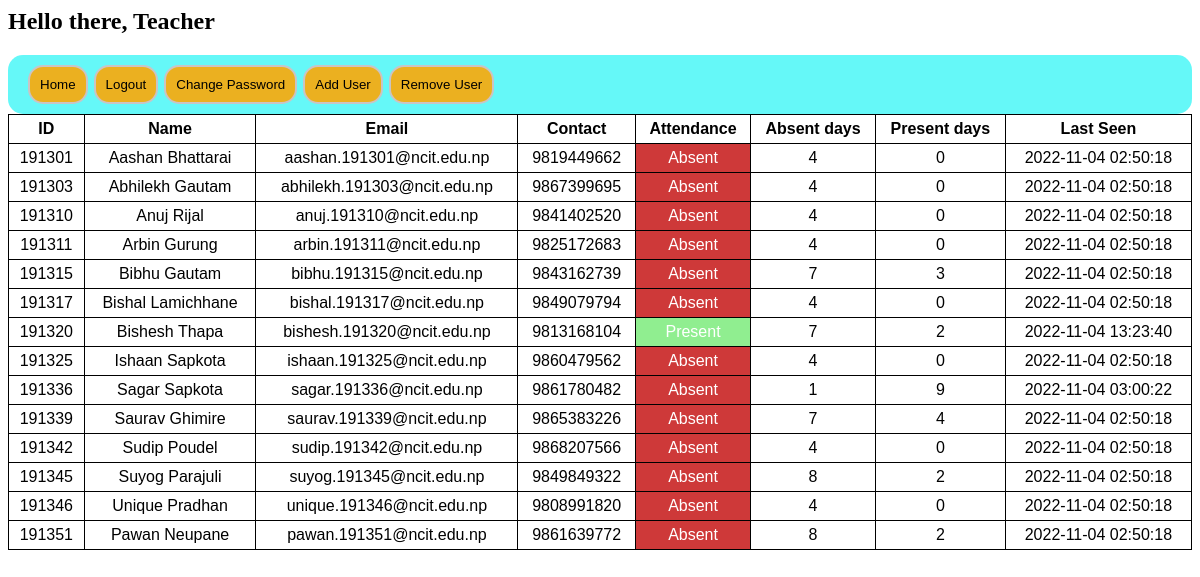
The app's page /Teacher/index.php (signed in) with its own data.
### tables this page shows
CREATE TABLE `tblStudent` (
  `ID` int(11) NOT NULL,
  `Name` varchar(30) NOT NULL,
  `Contact` varchar(10) DEFAULT NULL,
  `Email` varchar(30) NOT NULL,
  `Password` varchar(50) NOT NULL,
  `Attendance` varchar(7) DEFAULT 'Absent',
  `Absent` int(11) DEFAULT 0,
  `Present` int(11) DEFAULT 0,
  `Ldate` timestamp NOT NULL DEFAULT current_timestamp() ON UPDATE current_timestamp()
);

### Teacher/index.php (the view, shortened to what this page needs)
<?php
include '../config/db.php';
echo "<h2><b>Hello there, ".$_SESSION['Name']."</b><h2>";
?>
<!DOCTYPE html>
<html>
<head>
	<link rel="stylesheet" href="css/styleindex.css">
</head>
<body>
<header>
	<nav>
	<a href="index.php"><button type="button">Home</button></a>
	<a href="logout.php"><button type="button">Logout</button></a>
	<a href="changepw.php"><button type="button">Change Password</button></a>
	<a href="addUser.php"><button type="button">Add User</button></a>
	<a href="removeUser.php"><button type="button">Remove User</button></a>
	</nav>
</header>
<table>
	<tr>
		<th>ID</th>
		<th>Name</th>
		<th>Email</th>
		<th>Contact</th>
		<th>Attendance</th>
		<th>Absent days</th>
		<th>Present days</th>
		<th>Last Seen</th>
	</tr>
	<?php
		$sql="Select * from tblStudent order by ID ASC";
		$rs=$conn->query($sql);
		while($row=$rs->fetch_assoc()){
	?>
	<tr>
		<td><?php echo $row['ID'];?></td>
		<td><?php echo $row['Name'];?></td>
		<td><?php echo $row['Email'];?></td>
		<td><?php echo $row['Contact'];?></td>
		<?php
			if($row['Attendance']=="Present"){
		?>
		<td style=background:lightgreen;color:white;><?php echo $row['Attendance'];?></td>
		<?php
			}else{
		?>
		<td style=background:#ce3939;color:white;><?php echo $row['Attendance'];?></td>
		<?php
			}
		?>
		<td><?php echo $row['Absent'];?></td>
		<td><?php echo $row['Present'];?></td>
		<td><?php echo $row['Ldate'];?></td>
	</tr>
	<?php
	}
	?>
</body>
</html>

### Teacher/css/styleindex.css (style rules this page uses)
header { background-color: rgba(65, 247, 247, 0.808); padding: 10px; padding-left: 20px; border-radius: 15px; margin-left: 0px; position: relative; }
button { display: inline-block; position: relative; border-radius: 15px; border:2px solid rgb(202, 196, 196); color: black; padding: 10px; background-color: rgba(255, 166, 0, 0.87); }
table { grid: 10%; border-radius: 15px; width: 100%; border-collapse: collapse; box-shadow: 10px; }
tr,th,td { border: 1px solid black; text-align: center; font-size: 16px; font-family: sans-serif; padding: 5px; }

### records on screen
tblstudent: ID "191301", Name "Aashan Bhattarai", Email "aashan.191301@ncit.edu.np", Contact "9819449662", Attendance "Absent", Absent "4", Present "0", Ldate "2022-11-04 02:50:18"
tblstudent: ID "191303", Name "Abhilekh Gautam", Email "abhilekh.191303@ncit.edu.np", Contact "9867399695", Attendance "Absent", Absent "4", Present "0", Ldate "2022-11-04 02:50:18"
tblstudent: ID "191310", Name "Anuj Rijal", Email "anuj.191310@ncit.edu.np", Contact "9841402520", Attendance "Absent", Absent "4", Present "0", Ldate "2022-11-04 02:50:18"
tblstudent: ID "191311", Name "Arbin Gurung", Email "arbin.191311@ncit.edu.np", Contact "9825172683", Attendance "Absent", Absent "4", Present "0", Ldate "2022-11-04 02:50:18"
tblstudent: ID "191315", Name "Bibhu Gautam", Email "bibhu.191315@ncit.edu.np", Contact "9843162739", Attendance "Absent", Absent "7", Present "3", Ldate "2022-11-04 02:50:18"
tblstudent: ID "191317", Name "Bishal Lamichhane", Email "bishal.191317@ncit.edu.np", Contact "9849079794", Attendance "Absent", Absent "4", Present "0", Ldate "2022-11-04 02:50:18"
tblstudent: ID "191320", Name "Bishesh Thapa", Email "bishesh.191320@ncit.edu.np", Contact "9813168104", Attendance "Present", Absent "7", Present "2", Ldate "2022-11-04 13:23:40"
tblstudent: ID "191325", Name "Ishaan Sapkota", Email "ishaan.191325@ncit.edu.np", Contact "9860479562", Attendance "Absent", Absent "4", Present "0", Ldate "2022-11-04 02:50:18"
tblstudent: ID "191336", Name "Sagar Sapkota", Email "sagar.191336@ncit.edu.np", Contact "9861780482", Attendance "Absent", Absent "1", Present "9", Ldate "2022-11-04 03:00:22"
tblstudent: ID "191339", Name "Saurav Ghimire", Email "saurav.191339@ncit.edu.np", Contact "9865383226", Attendance "Absent", Absent "7", Present "4", Ldate "2022-11-04 02:50:18"
tblstudent: ID "191342", Name "Sudip Poudel", Email "sudip.191342@ncit.edu.np", Contact "9868207566", Attendance "Absent", Absent "4", Present "0", Ldate "2022-11-04 02:50:18"
tblstudent: ID "191345", Name "Suyog Parajuli", Email "suyog.191345@ncit.edu.np", Contact "9849849322", Attendance "Absent", Absent "8", Present "2", Ldate "2022-11-04 02:50:18"
tblstudent: ID "191346", Name "Unique Pradhan", Email "unique.191346@ncit.edu.np", Contact "9808991820", Attendance "Absent", Absent "4", Present "0", Ldate "2022-11-04 02:50:18"
tblstudent: ID "191351", Name "Pawan Neupane", Email "pawan.191351@ncit.edu.np", Contact "9861639772", Attendance "Absent", Absent "8", Present "2", Ldate "2022-11-04 02:50:18"

### other values on screen
$_SESSION['Name'] "Teacher"
